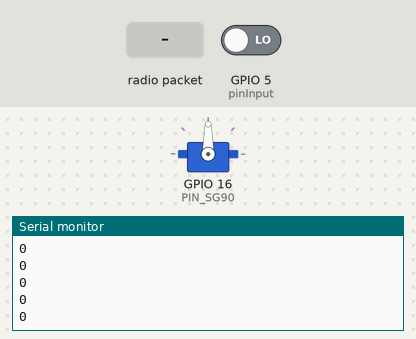
Recording of a sketch running on a simulated ESP32. Shown: servo, the last lines printed to the serial monitor. The inputs (shaded band) are chosen by the test bench; at power-on: GPIO 5 (pinInput) LOW.

Above: at 1.2 s.
1.3 s: GPIO 5 (pinInput) driven HIGH
At 1.56 s:
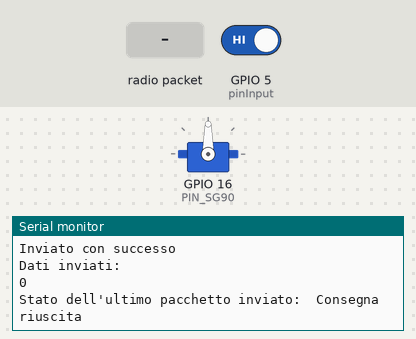
2.9 s: radio packet "1" arrives
At 2.91 s:
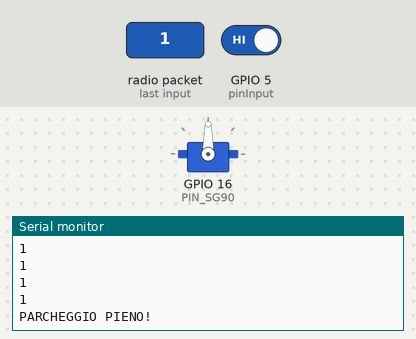

The sketch:

espnow_many_to_one_sender_board2.ino
```cpp
#include <esp_now.h> //libreria della scheda ESP32

//librerie per permettere la comunicazione Wi-Fi alle schede
#include <WiFi.h>
#include <esp_wifi.h>

#include <ESP32Servo.h> //libreria per il servomotore

#define PIN_SG90 16 // pin output servomotore
#define pinInput 5 //pin di input per il photo-interrupter

//oggetto servomotore
Servo sg90;

//Indirizzo MAC del ricevitore (il server centrale)
uint8_t broadcastAddress[] = {0x88, 0x13, 0xbf, 0x6f, 0xa0, 0xf0};

// Struttura del messaggio l'invio dei dati
// Deve corrispondere alla struttura del ricevitore
typedef struct struct_message {
    int id; // deve essere univoco per ogni scheda mittente
    int x;//contenuto del messaggio da inviare (in questo caso, "una macchina deve uscire")
    uint8_t mac_address[6]; //mac address dek mittente
} struct_message;

//struttura dati per ricevere l'ack dal server (ack per alzare la sbarra o no)
typedef struct ack_struct{
  int value;
} ack_struct;

//variabile di stato per capire se ho già inviato il messaggio al server
int valido = 0;


// Creo una variabile di tipo struct_message chiamata myData e un'altra per conservare il messaggio di ACK che manda il server
struct_message myData;
ack_struct myAck;

// Creo l'interfaccia peer
esp_now_peer_info_t peerInfo;

// Callback chiamata quando i dati vengono inviati
void OnDataSent(const uint8_t *mac_addr, esp_now_send_status_t status) {
  Serial.print("\r\nStato dell'ultimo pacchetto inviato:\t");
  Serial.println(status == ESP_NOW_SEND_SUCCESS ? "Consegna riuscita" : "Consegna fallita");
}

//alzo la sbarra, aspetto 2 secondi, la riabbasso
void activate_parking_bar(){
  //questo for alza la sbarra
  for (int pos = 90; pos <= 180; pos += 1) {
    sg90.write(pos);
    delay(10);
  }
  delay(2000);
  //questo for la abbassa
  for (int pos = 180; pos >= 90; pos -= 1) {
    sg90.write(pos);
    delay(10);
  }
}

//Callback chiamata quando ricevo l'ack dal server
void OnAckRecv(const uint8_t * mac, const uint8_t *myAck_incoming, int len) {
  memcpy(&myAck, myAck_incoming, sizeof(myAck));
  if(myAck.value==1){ //se il server mi ha risposto con ACK=1, allora la macchina può uscire
    Serial.println("LA SBARRA SI ALZA");
    //alzo la sbarra, aspetto 2 secondi, poi la riabbasso
    activate_parking_bar();
  }else{
     Serial.println("PARCHEGGIO PIENO!");
  }
}

void peer_registration(){
  // Registrazione del peer
  memcpy(peerInfo.peer_addr, broadcastAddress, 6);  // Memorizza l'indirizzo MAC del peer che ha dimensione 6 bytes
  peerInfo.channel = 0;  // Operazione su qualsiasi canale
  peerInfo.encrypt = false;  // Disabilita la crittografia

  // Aggiunge il peer
  if (esp_now_add_peer(&peerInfo) != ESP_OK){
    Serial.println("Aggiunta del peer fallita");
    return;
  }
}

void setup_servo(){
  sg90.setPeriodHertz(50); // frequenza della PWM per il servomotore SG90
  sg90.attach(PIN_SG90, 500, 2400); // definisco la durata minima e massima dell'impulso da inviare al servomotore: 500 e 2400 corrispondono all'angolo minimo e massimo che può raggiungere il servomotore
  sg90.write(90); //settiamo la sbarra a 90°, in modo da bloccare inizialmente l'accesso al parcheggio
}

void setup() {

  // Imposta il dispositivo come stazione Wi-Fi
  WiFi.mode(WIFI_STA);

  //invoco la configurazione iniziale del servomotore
  setup_servo();

  pinMode(pinInput, INPUT); //configurazione del pin del photo-interrupter come pin di input

  // Inizializza il monitor seriale
  Serial.begin(115200);

  // Inizializza ESP-NOW
  if (esp_now_init() != ESP_OK) {
    Serial.println("Errore durante l'inizializzazione di ESP-NOW");
    return;
  }

  // Una volta che ESP-NOW è stato inizializzato con successo, registriamo la callback
  // per ottenere lo stato del pacchetto trasmesso
  esp_now_register_send_cb(OnDataSent);

  //la scheda 1 si registra come peer del server, in modo da inviargli messaggi
  peer_registration();

 //registro la callback per ricevere il messaggio di ack dal server
  esp_now_register_recv_cb(esp_now_recv_cb_t(OnAckRecv));

}

void loop() {

  delay(200);
  int valueState = digitalRead(pinInput); //mi leggo il valore digitale dal pin 5 (quello del photo-interrupter)
  Serial.println(valueState);
  // Imposta i valori da inviare
  myData.id = 2;  // ID univoco per questa scheda
  myData.x = 0; //questa scheda invierà sempre 1 perché gestirà solo le uscite dal parcheggio

  if(valido==0 && valueState == HIGH){ //se il sensore rileva la carta nella fotocellula, allora invia la richiesta

    // Invia il messaggio tramite ESP-NOW
    esp_err_t result = esp_now_send(broadcastAddress, (uint8_t *) &myData, sizeof(myData));
    valido = 1; //e quindi salvo nella variabile di stato il fatto che ho inviato il messaggio (così da non inviarlo più volte)
    if (result == ESP_OK) {
      Serial.println("Inviato con successo");
      Serial.println("Dati inviati:");
      Serial.println(myData.x);
    }
    else {
      Serial.println("Errore durante l'invio dei dati");
    }
  }

  if(valido==1 && valueState==LOW){//se ho tolto la carta dalla fotocellula e il messaggio è stato già inviato, ripristino il valore della variabile di stato
    valido = 0;
  }

}
```

Measured:
- after the input at 1.3 s, the serial monitor: prints a new line after 0.10 s (image 1)
- after the input at 2.9 s, the serial monitor: prints a new line at once (image 2)
